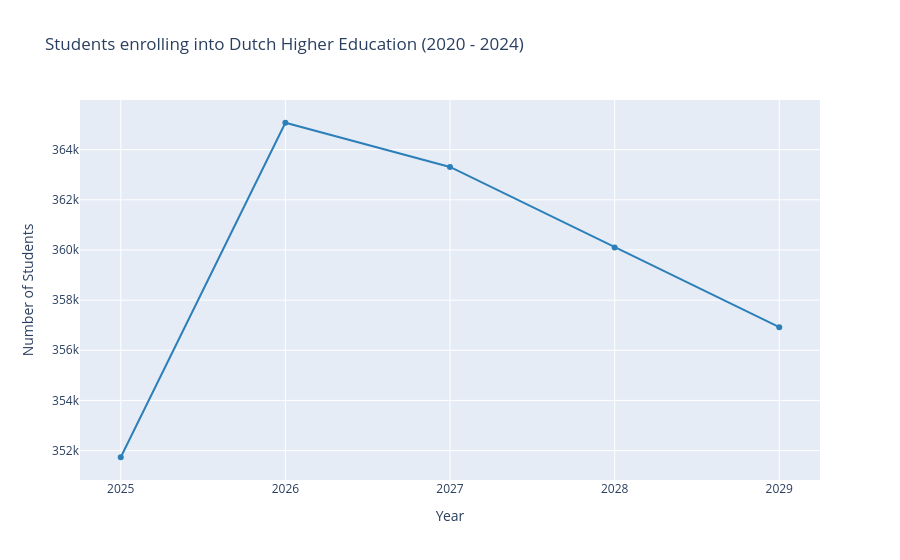

Notebook code for this chart:
### Code cell
jaren = ['2020', '2021', '2022', '2023', '2024']
plt0 = go.Figure([go.Scatter(
    x = jaren,
    y = [registraties_wo[i].sum() for i in jaren], 
    marker=dict(color='#2c7fb8')
)])
plt0.update_layout(title='Students enrolling into Dutch Higher Education (2020 - 2024)', height=600, xaxis_title="Year", yaxis_title="Number of Students",
                  xaxis=dict(
        tickmode='array',
        tickvals=jaren,
        ticktext=[str(jaar) for jaar in jaren3]
    ))
plt0.show()

### Figure 1 — Plotly figure (JSON) as saved in the notebook; plotly's stock layout.template omitted (floating-point values rounded to 4 significant figures)
{"data": [{"marker": {"color": "#2c7fb8"}, "type": "scatter", "x": ["2020", "2021", "2022", "2023", "2024"], "y": [351734, 365072, 363310, 360101, 356920]}], "layout": {"autosize": true, "title": {"text": "Students enrolling into Dutch Higher Education (2020 - 2024)"}, "xaxis": {"autorange": true, "range": [-0.2421, 4.242], "tickmode": "array", "ticktext": ["2025", "2026", "2027", "2028", "2029", "2030", "2031", "2032", "2033", "2034", "2035", "2036", "2037", "2038"], "tickvals": ["2020", "2021", "2022", "2023", "2024"], "title": {"text": "Year"}, "type": "category"}, "yaxis": {"autorange": true, "range": [350843, 365963], "title": {"text": "Number of Students"}, "type": "linear"}}}
